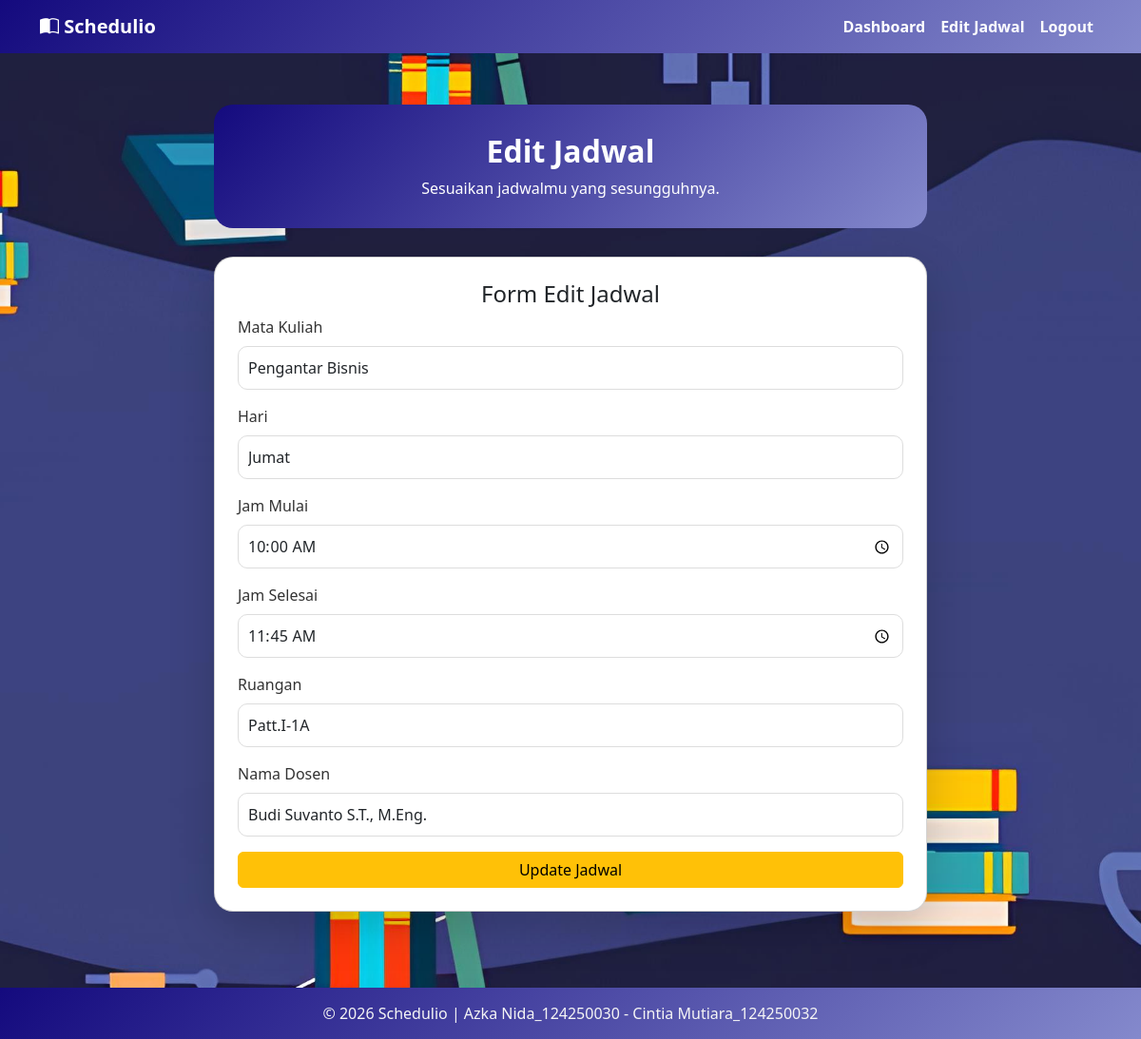
The page /editJadwal.php?id=1 on the database its author committed.
### tables this page shows
CREATE TABLE `jadwal` (
  `id` int(11) NOT NULL,
  `user_id` int(11) DEFAULT NULL,
  `matkul` varchar(100) DEFAULT NULL,
  `hari` varchar(20) DEFAULT NULL,
  `jam_mulai` time DEFAULT NULL,
  `jam_selesai` time DEFAULT NULL,
  `ruangan` varchar(100) DEFAULT NULL,
  `dosen` varchar(100) DEFAULT NULL
);

### editJadwal.php (the view, shortened to what this page needs)
<?php
    include 'koneksi.php';
    $id = $_GET['id'];
    $data = mysqli_fetch_assoc(mysqli_query($koneksi, "SELECT * FROM jadwal WHERE id='$id'"));
?>
<!DOCTYPE html>
<html lang="en">
<head>
    <link href="https://cdn.jsdelivr.net/npm/bootstrap@5.3.8/dist/css/bootstrap.min.css" rel="stylesheet">
    <link rel="stylesheet" href="https://cdn.jsdelivr.net/npm/bootstrap-icons@1.13.1/font/bootstrap-icons.min.css">
</head>
<body>
    <nav class="navbar navbar-expand-lg navbar-dark">
        <div class="container">
            <a class="navbar-brand"><i class="bi bi-book-half"></i> Schedulio</a>
            <div class="collapse navbar-collapse" id="navbarNav">
                <ul class="navbar-nav ms-auto">
                    <li class="nav-item">
                        <a class="nav-link" href="dashboard.php">Dashboard</a>
                    </li>
                    <li class="nav-item">
                        <a class="nav-link active" href="#">Edit Jadwal</a>
                    </li>
                    <li class="nav-item">
                        <a class="nav-link" href="logout.php">Logout</a>
                    </li>
                </ul>
            </div>
        </div>
    </nav>
    <div class="container main-container">
        <div class="header">
            <h2>Edit Jadwal</h2>
            <p class="mb-0">
                Sesuaikan jadwalmu yang sesungguhnya.
            </p>
        </div>
        <div class="card p-4 shadow-lg mx-auto edit-card">
            <h4 class="mb-2 text-center">Form Edit Jadwal</h4>
            <form method="POST">
                <div class="mb-3">
                    <label class="form-label">Mata Kuliah</label>
                    <input type="text" name="matkul" class="form-control" placeholder="Masukkan mata pelajaran" value="<?= $data['matkul']; ?>" required>
                </div>
                <div class="mb-3">
                    <label class="form-label">Hari</label>
                    <select name="hari" class="form-control" required>
                        <option value="Jumat" <?= ($data['hari']=='Jumat') ? 'selected' : ''; ?>>Jumat</option>
                    </select>
                </div>
                <div class="mb-3">
                    <label class="form-label">Jam Mulai</label>
                    <input type="time" name="jam_mulai" class="form-control" value="<?= $data['jam_mulai']; ?>" required>
                </div>
                <div class="mb-3">
                    <label class="form-label">Jam Selesai</label>
                    <input type="time" name="jam_selesai" class="form-control" value="<?= $data['jam_selesai']; ?>" required>
                </div>
                <div class="mb-3">
                    <label class="form-label">Ruangan</label>
                    <input type="text" name="ruangan" class="form-control" placeholder="Masukkan ruangan" value="<?= $data['ruangan']; ?>" required>
                </div>
                <div class="mb-3">
                    <label class="form-label">Nama Dosen</label>
                    <input type="text" name="dosen" class="form-control" placeholder="Masukkan nama dosen" value="<?= $data['dosen']; ?>" required>
                </div>
                <button type="submit" name="update" class="btn btn-warning w-100 btn-custom">
                    Update Jadwal
                </button>
            </form>
        </div>
    </div>
    <footer class="text-center text-lg-start">
      <div class="text-center" style="color: whitesmoke;">
        © 2026 Schedulio | Azka Nida_124250030 - Cintia Mutiara_124250032
      </div>
    </footer>
</body>
</html>

### editJadwal.php (style rules this page uses)
body { background: url('img/bghome.jpeg') no-repeat center center fixed; background-size: cover; background-color: rgb(150, 158, 209); padding-top: 70px; }
.navbar { background: linear-gradient(135deg, #140a7e, #8489cc); position: fixed; top: 0; width: 100%; z-index: 1000; }
.navbar-brand, .nav-link { font-weight: bold; color: white; }
footer { background: linear-gradient(135deg, #140a7e, #8489cc); color: white; text-align: center; padding: 15px; margin-top: 40px; }
.form-control { border-radius: 10px; padding: 10px; border: 1px solid #ddd; }
.main-container { padding: 40px 20px; }
.header { background: linear-gradient(135deg, #140a7e, #8489cc); color: white; padding: 30px; border-radius: 20px; text-align: center; margin-bottom: 30px; max-width: 750px; margin-left: auto; margin-right: auto; }
.header h2 { font-weight: bold; }
.card { background: white; border-radius: 20px; padding: 30px; box-shadow: 0 5px 15px rgba(0,0,0,0.05); }
.edit-card { max-width: 750px; margin: 0 auto; }
.form-label { font-weight: 500; margin-bottom: 8px; color: #333; }

### rows shown on the page
jadwal: matkul "Pengantar Bisnis", hari "Jumat", jam_mulai "10:00:00", jam_selesai "11:45:00", ruangan "Patt.I-1A", dosen "Budi Suvanto S.T., M.Eng."
